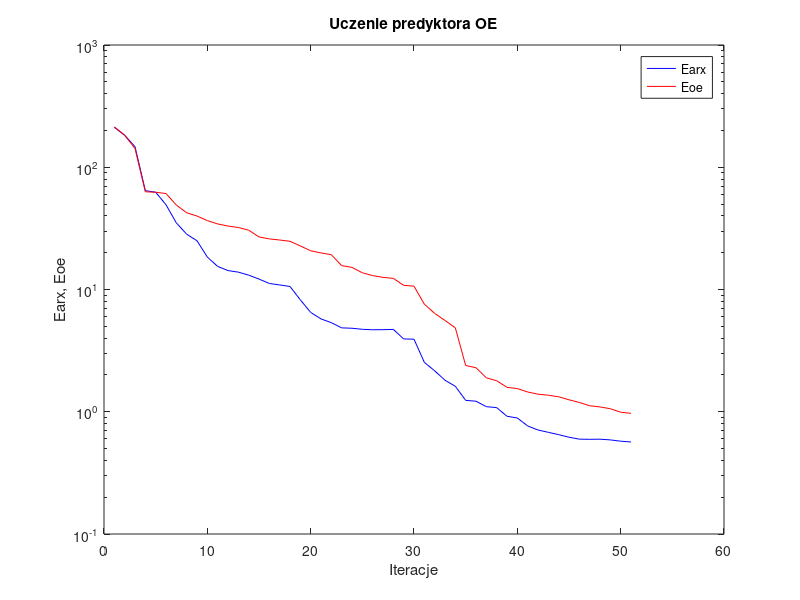
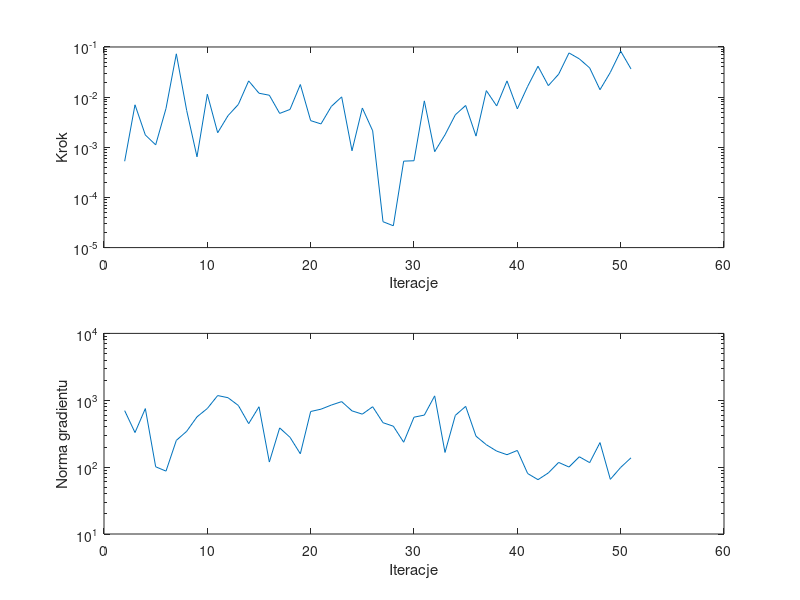

Reproduce these figures in MATLAB, in order.
%uczenie predyktora oe
clear all;
n=0; farx(n+1)=2.121270e+002; foe(n+1)=2.138764e+002; wspucz(n+1)=0.000000e+000; ng(n+1)=0.000000e+000;
%odnowa zmiennej metryki
n=1; farx(n+1)=1.823193e+002; foe(n+1)=1.830768e+002; krok(n+1)=5.266656e-004; ng(n+1)=6.996101e+002;
n=2; farx(n+1)=1.476939e+002; foe(n+1)=1.424025e+002; krok(n+1)=7.032104e-003; ng(n+1)=3.289382e+002;
n=3; farx(n+1)=6.438635e+001; foe(n+1)=6.298221e+001; krok(n+1)=1.758026e-003; ng(n+1)=7.506844e+002;
n=4; farx(n+1)=6.248454e+001; foe(n+1)=6.249436e+001; krok(n+1)=1.118523e-003; ng(n+1)=1.012170e+002;
n=5; farx(n+1)=4.934322e+001; foe(n+1)=6.094627e+001; krok(n+1)=5.946996e-003; ng(n+1)=8.718337e+001;
n=6; farx(n+1)=3.507376e+001; foe(n+1)=4.909041e+001; krok(n+1)=7.301859e-002; ng(n+1)=2.512329e+002;
n=7; farx(n+1)=2.835233e+001; foe(n+1)=4.243902e+001; krok(n+1)=5.433546e-003; ng(n+1)=3.432727e+002;
n=8; farx(n+1)=2.504559e+001; foe(n+1)=3.989999e+001; krok(n+1)=6.459813e-004; ng(n+1)=5.647336e+002;
n=9; farx(n+1)=1.842705e+001; foe(n+1)=3.661130e+001; krok(n+1)=1.142218e-002; ng(n+1)=7.537766e+002;
n=10; farx(n+1)=1.544844e+001; foe(n+1)=3.437479e+001; krok(n+1)=1.949886e-003; ng(n+1)=1.175741e+003;
n=11; farx(n+1)=1.428424e+001; foe(n+1)=3.304606e+001; krok(n+1)=4.271237e-003; ng(n+1)=1.092073e+003;
n=12; farx(n+1)=1.386826e+001; foe(n+1)=3.215086e+001; krok(n+1)=7.152527e-003; ng(n+1)=8.361003e+002;
n=13; farx(n+1)=1.310588e+001; foe(n+1)=3.058280e+001; krok(n+1)=2.107682e-002; ng(n+1)=4.472775e+002;
n=14; farx(n+1)=1.216821e+001; foe(n+1)=2.690593e+001; krok(n+1)=1.196180e-002; ng(n+1)=7.995486e+002;
n=15; farx(n+1)=1.120433e+001; foe(n+1)=2.594879e+001; krok(n+1)=1.091588e-002; ng(n+1)=1.191494e+002;
n=16; farx(n+1)=1.089698e+001; foe(n+1)=2.539947e+001; krok(n+1)=4.736926e-003; ng(n+1)=3.860276e+002;
n=17; farx(n+1)=1.058319e+001; foe(n+1)=2.479080e+001; krok(n+1)=5.680993e-003; ng(n+1)=2.793345e+002;
n=18; farx(n+1)=8.228792e+000; foe(n+1)=2.271820e+001; krok(n+1)=1.785641e-002; ng(n+1)=1.583002e+002;
n=19; farx(n+1)=6.493009e+000; foe(n+1)=2.073316e+001; krok(n+1)=3.400118e-003; ng(n+1)=6.790730e+002;
n=20; farx(n+1)=5.747805e+000; foe(n+1)=1.992053e+001; krok(n+1)=2.923005e-003; ng(n+1)=7.359276e+002;
n=21; farx(n+1)=5.355237e+000; foe(n+1)=1.925365e+001; krok(n+1)=6.525058e-003; ng(n+1)=8.475620e+002;
n=22; farx(n+1)=4.855563e+000; foe(n+1)=1.568122e+001; krok(n+1)=1.012183e-002; ng(n+1)=9.546802e+002;
n=23; farx(n+1)=4.820030e+000; foe(n+1)=1.516422e+001; krok(n+1)=8.522871e-004; ng(n+1)=6.938957e+002;
n=24; farx(n+1)=4.724652e+000; foe(n+1)=1.370369e+001; krok(n+1)=6.071802e-003; ng(n+1)=6.200204e+002;
n=25; farx(n+1)=4.684487e+000; foe(n+1)=1.298989e+001; krok(n+1)=2.132304e-003; ng(n+1)=8.001331e+002;
%odnowa zmiennej metryki
n=26; farx(n+1)=4.691610e+000; foe(n+1)=1.256732e+001; krok(n+1)=3.282609e-005; ng(n+1)=4.617691e+002;
n=27; farx(n+1)=4.716570e+000; foe(n+1)=1.233273e+001; krok(n+1)=2.722915e-005; ng(n+1)=4.093862e+002;
n=28; farx(n+1)=3.941946e+000; foe(n+1)=1.081828e+001; krok(n+1)=5.294487e-004; ng(n+1)=2.356836e+002;
n=29; farx(n+1)=3.922059e+000; foe(n+1)=1.064536e+001; krok(n+1)=5.391128e-004; ng(n+1)=5.581931e+002;
n=30; farx(n+1)=2.535920e+000; foe(n+1)=7.587077e+000; krok(n+1)=8.426649e-003; ng(n+1)=6.002285e+002;
n=31; farx(n+1)=2.162079e+000; foe(n+1)=6.379060e+000; krok(n+1)=8.181403e-004; ng(n+1)=1.162826e+003;
n=32; farx(n+1)=1.810193e+000; foe(n+1)=5.583153e+000; krok(n+1)=1.772228e-003; ng(n+1)=1.658447e+002;
n=33; farx(n+1)=1.614844e+000; foe(n+1)=4.856635e+000; krok(n+1)=4.447430e-003; ng(n+1)=5.947145e+002;
n=34; farx(n+1)=1.238819e+000; foe(n+1)=2.390003e+000; krok(n+1)=6.819101e-003; ng(n+1)=8.100921e+002;
n=35; farx(n+1)=1.220014e+000; foe(n+1)=2.291829e+000; krok(n+1)=1.670282e-003; ng(n+1)=2.902228e+002;
n=36; farx(n+1)=1.100402e+000; foe(n+1)=1.894343e+000; krok(n+1)=1.349272e-002; ng(n+1)=2.163615e+002;
n=37; farx(n+1)=1.081348e+000; foe(n+1)=1.794315e+000; krok(n+1)=6.669234e-003; ng(n+1)=1.736417e+002;
n=38; farx(n+1)=9.185067e-001; foe(n+1)=1.584402e+000; krok(n+1)=2.107682e-002; ng(n+1)=1.534291e+002;
n=39; farx(n+1)=8.893229e-001; foe(n+1)=1.547141e+000; krok(n+1)=5.836445e-003; ng(n+1)=1.776393e+002;
n=40; farx(n+1)=7.653885e-001; foe(n+1)=1.450897e+000; krok(n+1)=1.640862e-002; ng(n+1)=8.021697e+001;
n=41; farx(n+1)=7.090013e-001; foe(n+1)=1.392188e+000; krok(n+1)=4.130221e-002; ng(n+1)=6.495359e+001;
n=42; farx(n+1)=6.788218e-001; foe(n+1)=1.365608e+000; krok(n+1)=1.696688e-002; ng(n+1)=8.189086e+001;
n=43; farx(n+1)=6.497599e-001; foe(n+1)=1.325570e+000; krok(n+1)=2.868906e-002; ng(n+1)=1.176201e+002;
n=44; farx(n+1)=6.191411e-001; foe(n+1)=1.252443e+000; krok(n+1)=7.610620e-002; ng(n+1)=1.003413e+002;
n=45; farx(n+1)=5.968678e-001; foe(n+1)=1.191841e+000; krok(n+1)=5.793922e-002; ng(n+1)=1.428850e+002;
n=46; farx(n+1)=5.951601e-001; foe(n+1)=1.119979e+000; krok(n+1)=3.825942e-002; ng(n+1)=1.167319e+002;
n=47; farx(n+1)=5.965794e-001; foe(n+1)=1.095130e+000; krok(n+1)=1.405854e-002; ng(n+1)=2.328596e+002;
n=48; farx(n+1)=5.885184e-001; foe(n+1)=1.058627e+000; krok(n+1)=3.120433e-002; ng(n+1)=6.567551e+001;
n=49; farx(n+1)=5.743362e-001; foe(n+1)=9.913666e-001; krok(n+1)=8.268560e-002; ng(n+1)=9.896655e+001;
n=50; farx(n+1)=5.659174e-001; foe(n+1)=9.708844e-001; krok(n+1)=3.650930e-002; ng(n+1)=1.378332e+002;

figure; semilogy(farx,'b'); hold on; semilogy(foe,'r'); xlabel('Iteracje'); ylabel('Earx, Eoe'); legend('Earx','Eoe'); title('Uczenie predyktora OE');
figure; subplot(2,1,1); semilogy(krok); xlabel('Iteracje'); ylabel('Krok');
subplot(2,1,2); semilogy(ng); xlabel('Iteracje'); ylabel('Norma gradientu');
Earx=farx(n+1)
Eoe=foe(n+1)
